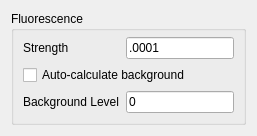
                <widget class="QWidget" name="Regularization">
                 <attribute name="title">
                  <string>Regularization</string>
                 </attribute>
                 <layout class="QGridLayout" name="gridLayout_19">
                  <item row="1" column="0" alignment="Qt::AlignTop">
                   <widget class="QGroupBox" name="fluorescence">
                    <property name="title">
                     <string>Fluorescence</string>
                    </property>
                    <layout class="QGridLayout" name="gridLayout_24">
                     <property name="topMargin">
                      <number>6</number>
                     </property>
                     <property name="verticalSpacing">
                      <number>6</number>
                     </property>
                     <item row="2" column="0">
                      <widget class="QLabel" name="label_fluor_bg">
                       <property name="text">
                        <string>Background Level</string>
                       </property>
                      </widget>
                     </item>
                     <item row="0" column="1">
                      <widget class="QLineEdit" name="le_fluor_strength">
                       <property name="text">
                        <string>.0001</string>
                       </property>
                      </widget>
                     </item>
                     <item row="0" column="0">
                      <widget class="QLabel" name="label_fluor_strength">
                       <property name="text">
                        <string>Strength</string>
                       </property>
                      </widget>
                     </item>
                     <item row="2" column="1">
                      <widget class="QLineEdit" name="le_fluor_bg">
                       <property name="text">
                        <string>0</string>
                       </property>
                      </widget>
                     </item>
                     <item row="1" column="0" colspan="2">
                      <widget class="QCheckBox" name="chb_autocalc_bg">
                       <property name="text">
                        <string>Auto-calculate background</string>
                       </property>
                      </widget>
                     </item>
                    </layout>
                   </widget>
                  </item>
                 </layout>
                </widget>
